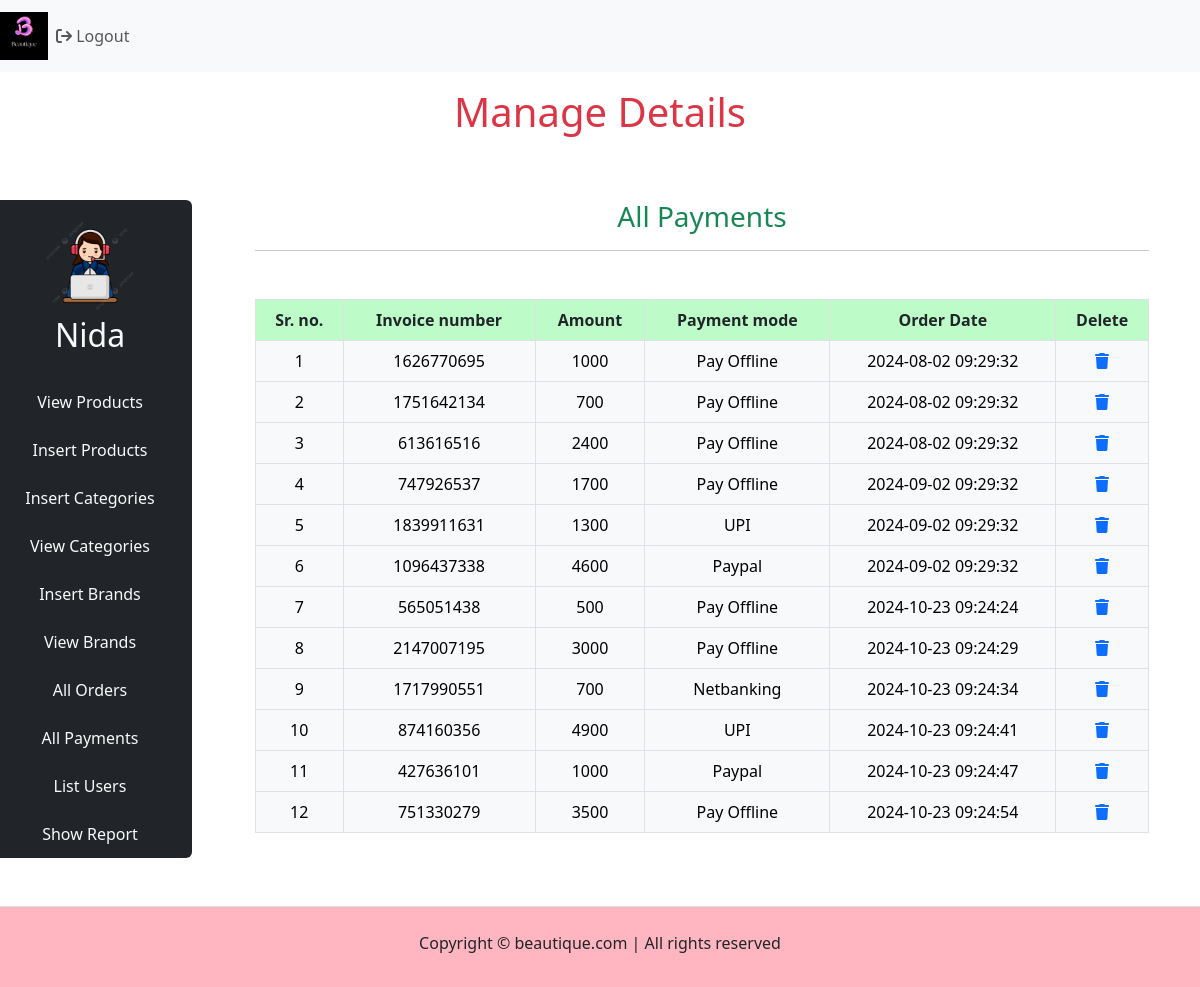
Page /admin_area/index.php?all_payments (signed in) on the committed database.
### tables this page shows
CREATE TABLE `user_payments` (
  `payment_id` int(11) NOT NULL,
  `order_id` int(11) NOT NULL,
  `invoice_number` int(11) NOT NULL,
  `amount` int(11) NOT NULL,
  `payment_mode` varchar(255) NOT NULL,
  `date` timestamp NOT NULL DEFAULT current_timestamp() ON UPDATE current_timestamp()
);

### admin_area/all_payments.php (the view, shortened to what this page needs)
<?php
    include('../includes/connect.php');
?>
<h3 class="text-center text-success">All Payments</h3>
<hr/>
<table class="table table-bordered mt-5 text-center">
    <thead class="bg-info">
<?php
$get_payment = "Select * from `user_payments`";
$result = mysqli_query($con, $get_payment);
$row_count = mysqli_num_rows($result);
if($row_count == 0){
    echo "<h2 class='text-danger text-center mt-5'>No Payments yet</h2>";
} else {
    $number = 0;
    echo "<tr>
                <th class='bg-mint-green text-dark'>Sr. no.</th>
                <th class='bg-mint-green text-dark'>Invoice number</th>
                <th class='bg-mint-green text-dark'>Amount</th>
                <th class='bg-mint-green text-dark'>Payment mode</th>
                <th class='bg-mint-green text-dark'>Order Date</th>
                <th class='bg-mint-green text-dark'>Delete</th>
            </tr>
            </thead>
            <tbody class='bg-secondary text-light'>";
    while($row_data = mysqli_fetch_assoc($result)){
        $payment_id = $row_data['payment_id'];
        $amount = $row_data['amount'];
        $invoice_number = $row_data['invoice_number'];
        $payment_mode = $row_data['payment_mode'];
        $date = $row_data['date'];
        $number++;
        echo "<tr>
            <td class='bg-light'>$number</td>
            <td class='bg-light'>$invoice_number</td>
            <td class='bg-light'>$amount</td>
            <td class='bg-light'>$payment_mode</td>
            <td class='bg-light'>$date</td>
            <td class='bg-light'><a href='index.php?delete_payment=$payment_id' type='button' data-bs-toggle='modal' data-bs-target='#exampleModal'><i class='fa-solid fa-trash'></i></a></td>
        </tr>";
    }
}
?>
    </tbody>
</table>

### css/style.css (style rules this page uses)
* { margin:0; padding:0; box-sizing: border-box; }
head,body { width:100%; height:100%; overflow-x:hidden; }

### rows in the picture
user_payments: invoice_number "1626770695", amount "1000", payment_mode "Pay Offline", date "2024-08-02 09:29:32"
user_payments: invoice_number "1751642134", amount "700", payment_mode "Pay Offline", date "2024-08-02 09:29:32"
user_payments: invoice_number "613616516", amount "2400", payment_mode "Pay Offline", date "2024-08-02 09:29:32"
user_payments: invoice_number "747926537", amount "1700", payment_mode "Pay Offline", date "2024-09-02 09:29:32"
user_payments: invoice_number "1839911631", amount "1300", payment_mode "UPI", date "2024-09-02 09:29:32"
user_payments: invoice_number "1096437338", amount "4600", payment_mode "Paypal", date "2024-09-02 09:29:32"
user_payments: invoice_number "565051438", amount "500", payment_mode "Pay Offline", date "2024-10-23 09:24:24"
user_payments: invoice_number "2147007195", amount "3000", payment_mode "Pay Offline", date "2024-10-23 09:24:29"
user_payments: invoice_number "1717990551", amount "700", payment_mode "Netbanking", date "2024-10-23 09:24:34"
user_payments: invoice_number "874160356", amount "4900", payment_mode "UPI", date "2024-10-23 09:24:41"
user_payments: invoice_number "427636101", amount "1000", payment_mode "Paypal", date "2024-10-23 09:24:47"
user_payments: invoice_number "751330279", amount "3500", payment_mode "Pay Offline", date "2024-10-23 09:24:54"

### other values in the picture
$username "Nida"
